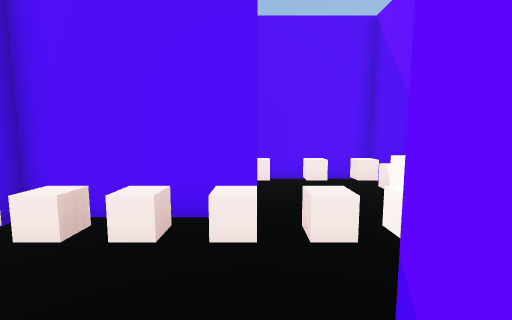
View 1 (above)

17 first-person views from a walk through a 3-D level made in the Unity game engine. The camera is 1.5 m above the floor, tilts 6° down and sees 90° across. The floor is counted in squares, 1 m on a side. Each view is taken from the middle of a square. On the plan, view 1 faces up. The plan holds only what a view shows up to about 13 squares ahead; the rest is blank. The place goes on beyond the plan. The player is left out.

View 2
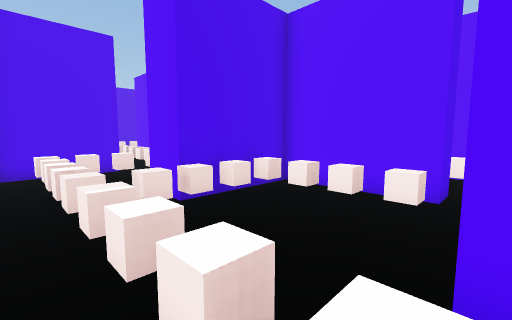

View 3
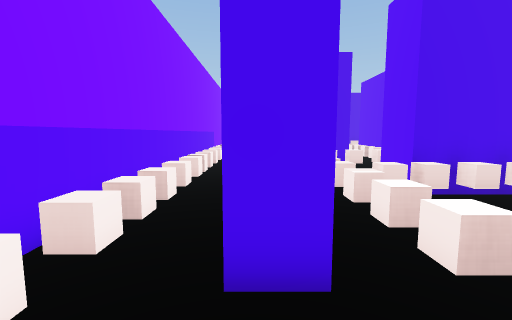

View 4
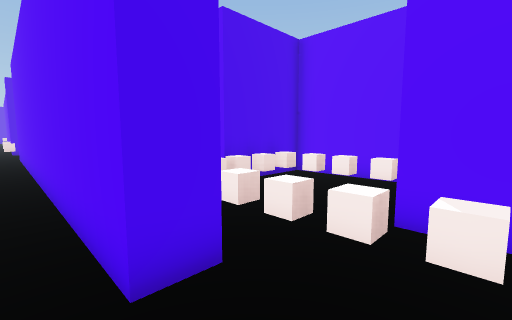

View 5
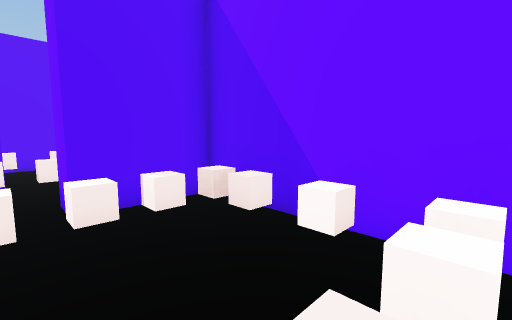

View 6
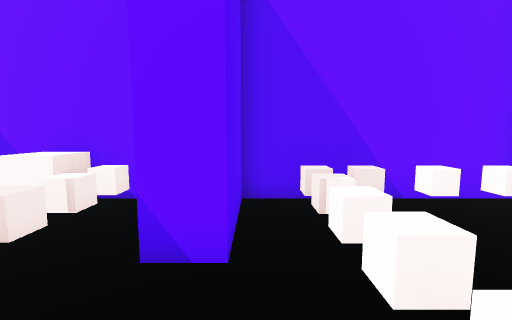

View 7
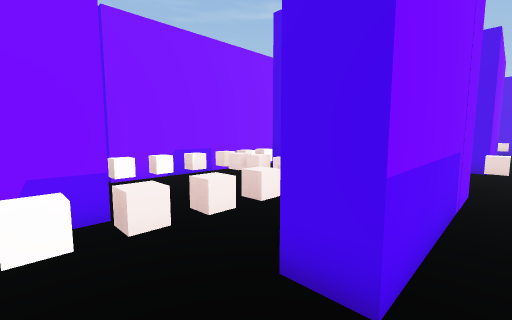

View 8
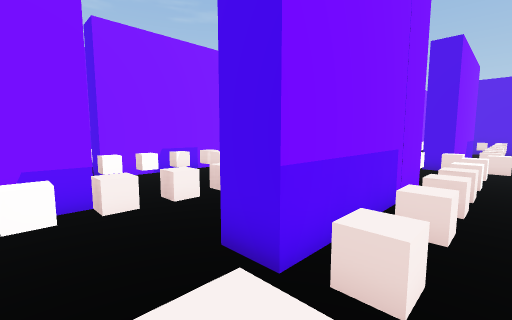

View 9
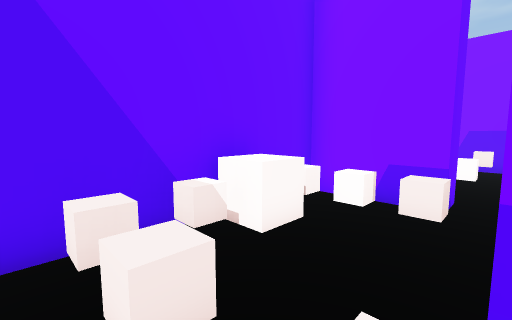

View 10
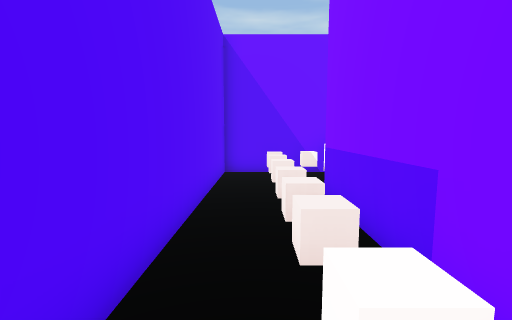

View 11
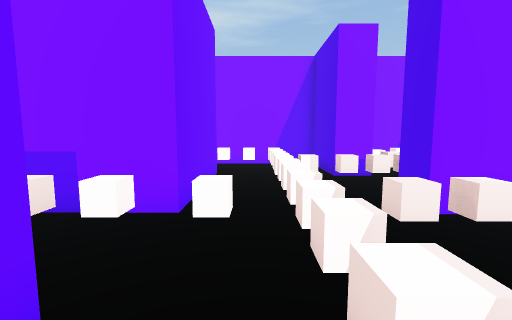

View 12
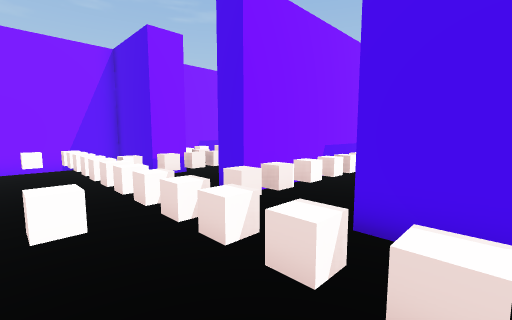

View 13
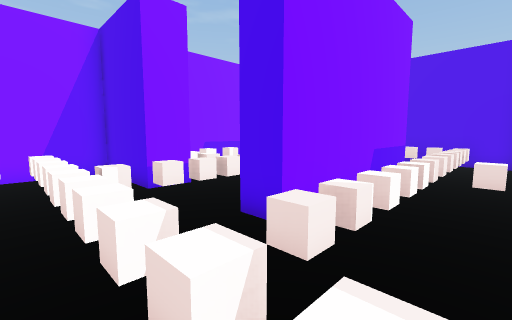

View 14
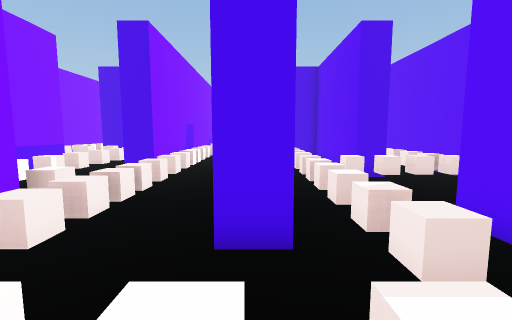

View 15
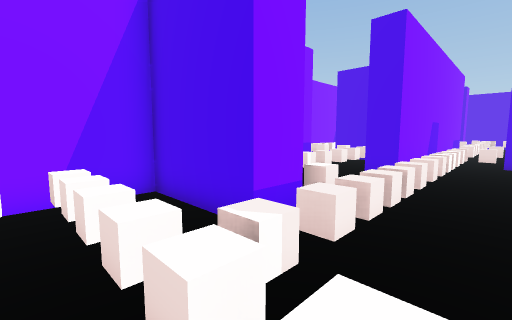

View 16
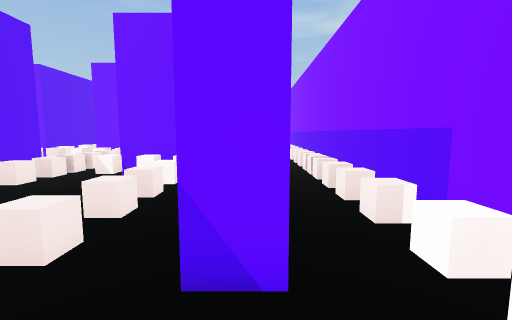

View 17
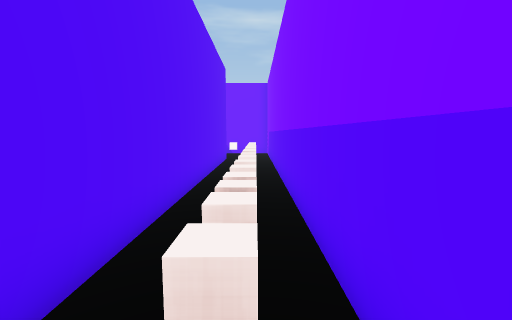

### Floor plan
Points are (right, up) in squares from view 1. A wall is a line through its corners. A room is listed if a view was taken in it or the views show most of it. See-through windows are left out.
Room 1 (views 1, 2, 3, 4, 5, 17)
walls: (-0.2, -2.3) (-0.2, -3.3) (-15.8, -3.3); (3.7, -5.8) (3.7, 0.3) (0.8, 0.3); (-16.2, -5.8) (1.5, -5.8)
ways out: opening at (0, -0.5) to room 2; opening at (-16.5, -4.5) to room 4
objects: other object (-17, -5); other object (-16, -5); other object (-14, -5); other object (-13, -5); other object (-12, -5); other object (-11, -5); other object (-10, -5); other object (-9, -5); other object (-8, -5); other object (-7, -5); other object (-6, -5); other object (-5, -5); other object (-4, -5); other object (-3, -5); other object (-2, -5); other object (-1, -5); other object (0, -1); other object (1, -5); other object (1, -1); other object (2, -5); other object (2, -1); other object (3, -5); other object (3, -3); other object (3, -2); other object (3, -1)
Room 2 (views 6, 7, 8, 9)
walls: (0.8, 0.3) (0.8, 1.3) (3.7, 1.3) (3.7, 8.2) (-5, 8.2); (-5.6, 5.4) (0, 5.4) (0, 4.4) (-4, 4.4) (-4, 0.7) (-5.6, 0.7); (-5.4, -2.3) (-0.2, -2.3)
ways out: opening at (0, -0.5) to room 1; opening at (-5, 6.5) to room 3; opening at (-4.5, -0.5) to room 3
objects: other object (-5, -1); other object (-5, 6); other object (-4, -1); other object (-4, 6); other object (-3, 0); other object (-3, 1); other object (-3, 2); other object (-3, 3); other object (-3, 6); other object (-2, -1); other object (-2, 3); other object (-1, -1); other object (-1, 3); other object (-1, 6); other object (0, 3); other object (0, 6); other object (1, 3); other object (1, 6); other object (2, 3); other object (3, 3); other object (3, 4); other object (3, 5); other object (3, 6)
Room 3 (views 10, 11, 12, 13, 14, 15)
walls: (-10.2, 8.4) (-11.2, 8.4); (-16.8, 5.4) (-10.1, 5.4) (-10.1, 4.4) (-11.6, 4.4); (-15.5, 9.4) (-15.5, 8.4) (-20.1, 8.4); (-9.7, 10.1) (-9.7, 8.4); (-15.6, 12) (-20.1, 12); (-11, -0.6) (-11, 1.3) (-9.7, 1.3) (-9.7, -2.3) (-5.4, -2.3); (-21.2, 8.1) (-21.2, 3.8); (-15.6, -2.3) (-12.6, -2.3); (-5.6, 0.7) (-5.6, 5.4); (-23.1, 1.6) (-15.5, 1.6) (-15.5, 0.5)
ways out: opening at (-5, 6.5) to room 2; opening at (-4.5, -0.5) to room 2; opening at (-16, -0.5) to room 4; opening at (-21.5, 2.5)
objects: other object (-20, 2); other object (-20, 3); other object (-20, 5); other object (-20, 6); other object (-20, 7); other object (-19, 2); other object (-19, 7); other object (-18, 2); other object (-18, 7); other object (-17, 2); other object (-17, 7); other object (-17, 10); other object (-16, 2); other object (-16, 7); other object (-16, 10); other object (-15, -1); other object (-15, 2); other object (-15, 7); other object (-15, 10); other object (-14, -1); other object (-14, 2); other object (-14, 7); other object (-14, 8); other object (-14, 9); other object (-14, 10); other object (-14, 11); other object (-13, -1); other object (-13, 2); other object (-13, 7); other object (-12, -1); other object (-12, 0); other object (-12, 1); other object (-12, 2); other object (-12, 7); other object (-11, 2); other object (-11, 7); other object (-10, 2); other object (-10, 7); other object (-9, 2); other object (-9, 7); other object (-8, -1); other object (-8, 0); other object (-8, 1); other object (-8, 2); other object (-8, 3); other object (-8, 4); other object (-8, 5); other object (-8, 6); other object (-8, 7); other object (-8, 8); other object (-8, 9); other object (-8, 10); other object (-7, -1); other object (-6, -1); other object (-6, 6)
Room 4 (view 16)
walls: (-16.8, -3.4) (-16.8, -2.3) (-15.6, -2.3)
ways out: opening at (-16.5, -4.5) to room 1; opening at (-16, -0.5) to room 3
objects: other object (-20, -5); other object (-20, -4); other object (-20, -2); other object (-19, -1); other object (-18, -5); other object (-18, -1); other object (-17, -1)

Where each view was taken, in squares from view 1:
view 1: 0 up, 0 right, facing up
view 2: 2 down, 1 right, facing up-left
view 3: 3 down, 2 right, facing left
view 4: 4 down, 2 right, facing up-left
view 5: 5 down, 0 right, facing up-right
view 6: 0 up, 2 left, facing right
view 7: 6 up, 2 right, facing down-left
view 8: 7 up, 2 right, facing down-left
view 9: 7 up, 0 right, facing down-right
view 10: 7 up, 6 left, facing right
view 11: 10 up, 7 left, facing down
view 12: 10 up, 6 left, facing down-left
view 13: 8 up, 7 left, facing down-left
view 14: 5 up, 7 left, facing left
view 15: 4 up, 7 left, facing down-left
view 16: 3 down, 19 left, facing right
view 17: 5 down, 15 left, facing right
